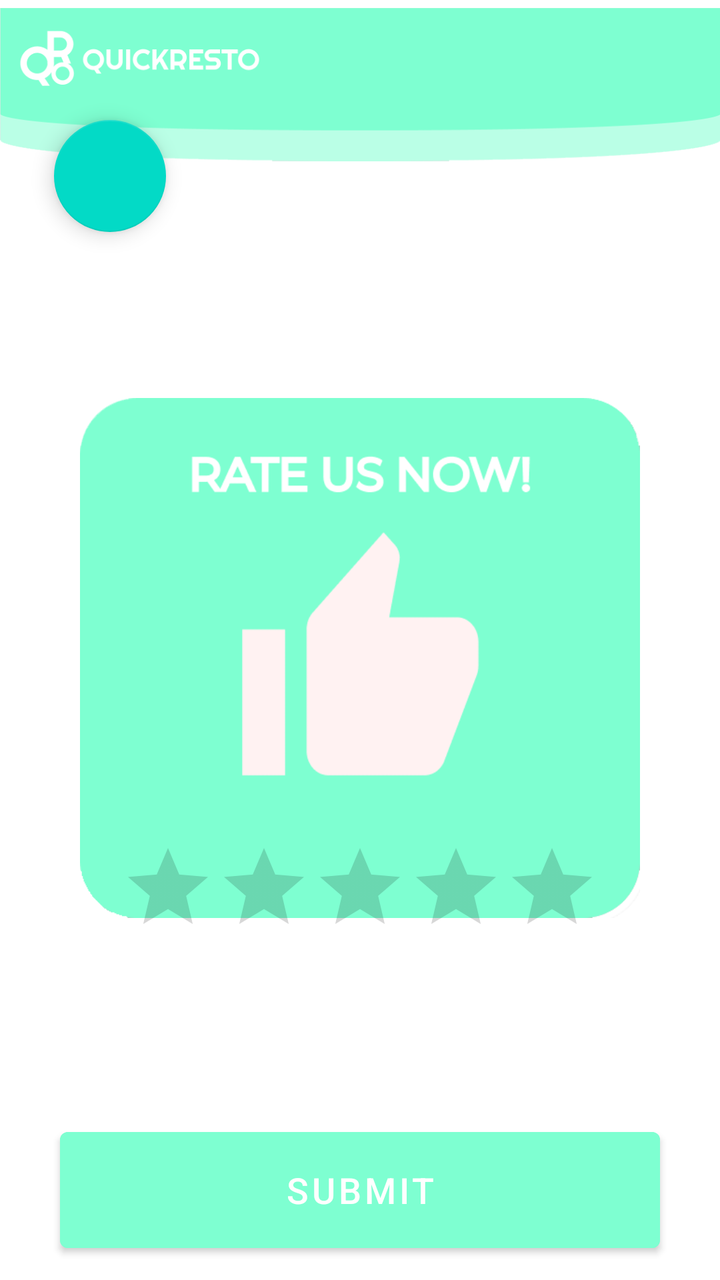
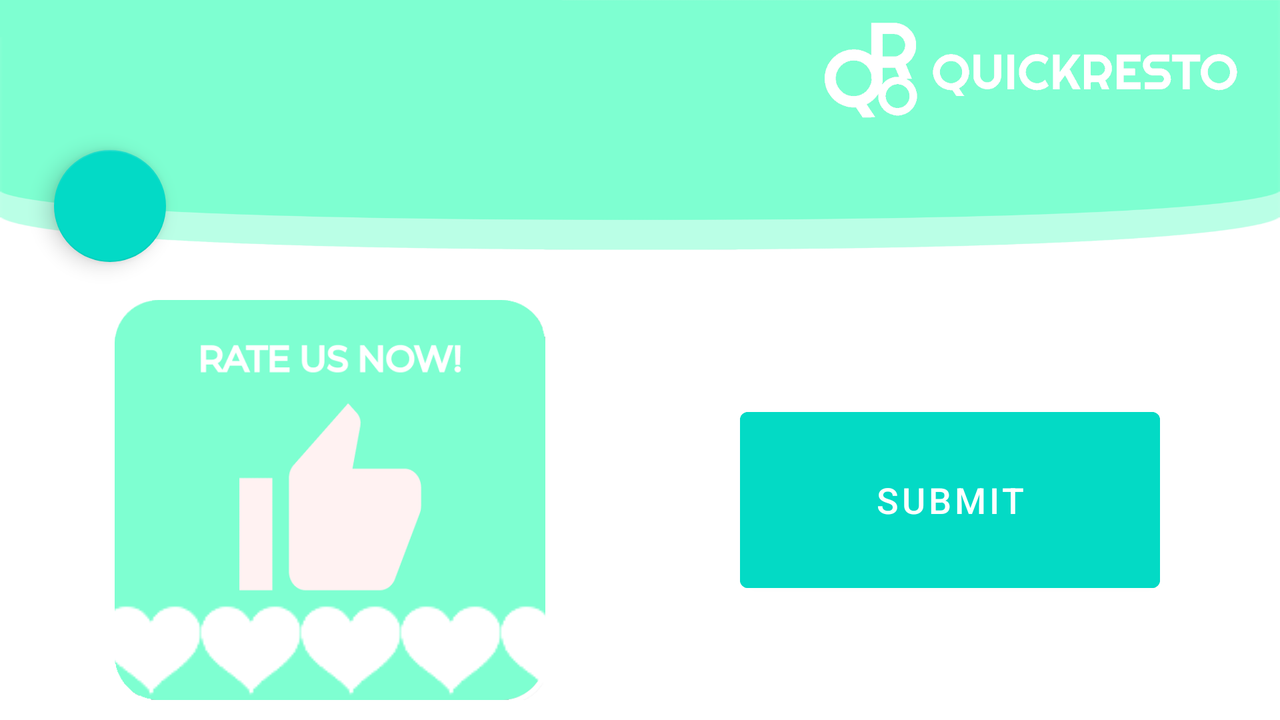

First picture: res/layout/ on a phone held upright. Second picture: the repository's own variant of that layout, on a device whose configuration matches the variant's folder. Source for both follows.
<!-- AndroidManifest.xml: application theme AppTheme -->
<!-- res/layout/activity_rate_me_menu.xml -->
<?xml version="1.0" encoding="utf-8"?>
<RelativeLayout
    xmlns:android="http://schemas.android.com/apk/res/android"
    xmlns:app="http://schemas.android.com/apk/res-auto"
    xmlns:tools="http://schemas.android.com/tools"
    android:layout_width="match_parent"
    android:layout_height="match_parent"
    tools:context=".RateMeMenu">

    <ImageView
        android:id="@+id/imageView2"
        android:layout_width="match_parent"
        android:layout_height="wrap_content"
        android:layout_marginTop="-75dp"
        app:srcCompat="@drawable/headline_short" />

    <ImageView
        android:id="@+id/imageView5"
        android:layout_width="wrap_content"
        android:layout_height="wrap_content"
        android:layout_marginLeft="40dp"
        android:layout_marginRight="40dp"
        android:layout_marginTop="50dp"
        app:srcCompat="@drawable/rateusnow" />

    <RatingBar
        android:id="@+id/rating_rating_bar"
        android:layout_width="wrap_content"
        android:layout_height="wrap_content"
        android:layout_centerHorizontal="true"
        android:layout_marginTop="420dp"
        android:numStars="5"
        android:stepSize=".5" />

    <Button
        android:id="@+id/submit"
        android:layout_width="300dp"
        android:layout_height="70dp"
        android:layout_centerHorizontal="true"
        android:layout_marginTop="560dp"
        android:layout_marginEnd="55dp"
        android:backgroundTint="#7EFFD1"
        android:text="SUBMIT"
        android:textColorLink="#FFFFFF"
        android:textSize="18dp" />

    <androidx.constraintlayout.widget.ConstraintLayout
        android:layout_width="match_parent"
        android:layout_height="match_parent">

        <com.google.android.material.floatingactionbutton.FloatingActionButton
            android:id="@+id/floating_back"
            android:layout_width="wrap_content"
            android:layout_height="wrap_content"
            android:layout_marginTop="60dp"
            android:layout_marginStart="27dp"
            android:src="@drawable/ic_baseline_arrow_back_24"
            app:layout_constraintTop_toTopOf="parent"
            app:layout_constraintStart_toStartOf="parent"/>
    </androidx.constraintlayout.widget.ConstraintLayout>
</RelativeLayout>
<!-- resources referenced by this layout -->
<resources>
  <!-- drawable headline_short: png bitmap (drawable-v24, 12682 bytes) -->
  <!-- drawable rateusnow: png bitmap (drawable-v24, 12145 bytes) -->
  <style name="AppTheme" parent="Theme.MaterialComponents.Light.NoActionBar">
          
          <item name="colorPrimary">@color/colorPrimary</item>
          <item name="colorPrimaryDark">@color/colorPrimaryDark</item>
          <item name="colorAccent">@color/colorAccent</item>
      </style>
  <color name="colorPrimary">#2DD881</color>
  <color name="colorPrimaryDark">#1C0B19</color>
  <color name="colorAccent">#03DAC5</color>
</resources>
<!-- res/layout-land/activity_rate_me_menu.xml (the repository's variant of the layout above) -->
<!-- drawn on the phone turned sideways -->
<?xml version="1.0" encoding="utf-8"?>
<RelativeLayout
    xmlns:android="http://schemas.android.com/apk/res/android"
    xmlns:app="http://schemas.android.com/apk/res-auto"
    android:layout_width="match_parent"
    android:layout_height="match_parent">
    <ImageView
        android:id="@+id/imageView2"
        android:layout_width="match_parent"
        android:layout_height="match_parent"
        android:scaleType="fitXY"
        android:paddingBottom="50dp"
        app:srcCompat="@drawable/headline_large" />

    <ImageView
        android:id="@+id/logo"
        android:layout_width="250dp"
        android:layout_height="70dp"
        android:layout_alignParentRight="true"
        android:padding="10dp"
        android:src="@drawable/logo" />

    <LinearLayout
        android:layout_width="match_parent"
        android:layout_height="match_parent"
        android:padding="10dp">
        <LinearLayout
            android:layout_marginTop="140dp"
            android:layout_weight="1"
            android:layout_width="match_parent"
            android:layout_height="match_parent"
            android:orientation="vertical">

            <ImageView
                android:id="@+id/imageView5"
                android:layout_width="match_parent"
                android:layout_height="match_parent"
                app:srcCompat="@drawable/rateusnow" />
            <LinearLayout
                android:layout_width="match_parent"
                android:layout_height="wrap_content"
                android:orientation="horizontal"
                android:layout_marginTop="-50dp">
                <LinearLayout
                    android:layout_width="match_parent"
                    android:layout_height="match_parent"
                    android:layout_weight="1">

                </LinearLayout>
                <LinearLayout
                    android:layout_width="match_parent"
                    android:layout_height="match_parent"
                    android:layout_weight="0.3"
                    android:gravity="center">

                    <RatingBar
                        android:id="@+id/rating_rating_bar"
                        android:layout_width="wrap_content"
                        android:layout_height="wrap_content"
                        style="@style/ImageRatingBar"
                        android:numStars="5"
                        android:stepSize=".5" />
                </LinearLayout>
                <LinearLayout
                    android:layout_width="match_parent"
                    android:layout_height="match_parent"
                    android:layout_weight="1">
                </LinearLayout>
            </LinearLayout>
        </LinearLayout>

        <LinearLayout
            android:layout_marginTop="140dp"
            android:layout_weight="1"
            android:layout_width="match_parent"
            android:layout_height="match_parent"
            android:padding="50dp">
            <Button
                android:id="@+id/submit"
                android:layout_width="match_parent"
                android:layout_height="match_parent"
                android:backgroundTint="@color/colorAccent"
                android:text="SUBMIT"
                android:textColorLink="#FFFFFF"
                android:textSize="18dp" />
        </LinearLayout>
    </LinearLayout>

    <androidx.constraintlayout.widget.ConstraintLayout
        android:layout_width="match_parent"
        android:layout_height="match_parent">

        <com.google.android.material.floatingactionbutton.FloatingActionButton
            android:id="@+id/floating_back"
            android:layout_width="wrap_content"
            android:layout_height="wrap_content"
            android:layout_marginTop="75dp"
            android:layout_marginStart="27dp"
            android:src="@drawable/ic_baseline_arrow_back_24"
            app:layout_constraintTop_toTopOf="parent"
            app:layout_constraintStart_toStartOf="parent"/>
    </androidx.constraintlayout.widget.ConstraintLayout>

</RelativeLayout>
<!-- resources referenced by the variant -->
<!-- as the phone turned sideways resolves them -->
<resources>
  <color name="colorAccent">#03DAC5</color>
  <!-- drawable headline_large: png bitmap (drawable, 17361 bytes) -->
  <!-- drawable logo: png bitmap (drawable-v24, 13087 bytes) -->
  <!-- drawable rateusnow: png bitmap (drawable-v24, 12145 bytes) -->
  <style name="ImageRatingBar" parent="@android:style/Widget.RatingBar">
          <item name="android:progressDrawable">@drawable/ratingbar_selector</item>
          <item name="android:minHeight">50dp</item>
          <item name="android:maxHeight">50dp</item>
      </style>
  <style name="AppTheme" parent="Theme.MaterialComponents.Light.NoActionBar">
          
          <item name="colorPrimary">@color/colorPrimary</item>
          <item name="colorPrimaryDark">@color/colorPrimaryDark</item>
          <item name="colorAccent">@color/colorAccent</item>
      </style>
  <!-- drawable ratingbar_selector (drawable) -->
  <?xml version="1.0" encoding="utf-8"?>
  <layer-list xmlns:android="http://schemas.android.com/apk/res/android" >
  
      <item
          android:id="@android:id/background"
          android:drawable="@drawable/heartback"/>
      <item
          android:id="@android:id/secondaryProgress"
          android:drawable="@drawable/hearthalf"/>
      <item
          android:id="@android:id/progress"
          android:drawable="@drawable/heart"/>
  
  </layer-list>
  <color name="colorPrimary">#2DD881</color>
  <color name="colorPrimaryDark">#1C0B19</color>
  <!-- drawable heartback: png bitmap (drawable-v24, 3479 bytes) -->
  <!-- drawable hearthalf: png bitmap (drawable-v24, 5375 bytes) -->
  <!-- drawable heart: png bitmap (drawable-v24, 7240 bytes) -->
</resources>
